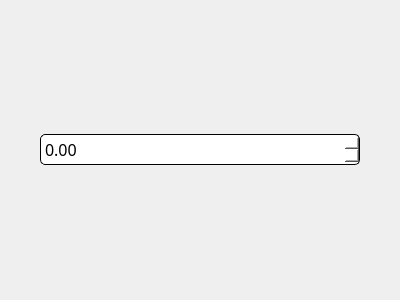
<?xml version="1.0" encoding="UTF-8"?>
<ui version="4.0">
 <class>SpinBox</class>
 <widget class="QWidget" name="SpinBox">
  <property name="geometry">
   <rect>
    <x>0</x>
    <y>0</y>
    <width>400</width>
    <height>300</height>
   </rect>
  </property>
  <property name="windowTitle">
   <string>Form</string>
  </property>
  <layout class="QHBoxLayout" name="horizontalLayout">
   <item>
    <widget class="QWidget" name="fvgnvbghm" native="true">
     <property name="styleSheet">
      <string notr="true">border: 0px solid black; </string>
     </property>
     <layout class="QGridLayout" name="gridLayout_2">
      <item row="0" column="2">
       <spacer name="verticalSpacer">
        <property name="orientation">
         <enum>Qt::Vertical</enum>
        </property>
        <property name="sizeHint" stdset="0">
         <size>
          <width>20</width>
          <height>40</height>
         </size>
        </property>
       </spacer>
      </item>
      <item row="0" column="0">
       <spacer name="verticalSpacer_2">
        <property name="orientation">
         <enum>Qt::Vertical</enum>
        </property>
        <property name="sizeHint" stdset="0">
         <size>
          <width>20</width>
          <height>40</height>
         </size>
        </property>
       </spacer>
      </item>
      <item row="0" column="1">
       <widget class="QDoubleSpinBox" name="Spin">
        <property name="font">
         <font>
          <family>MS Reference Sans Serif</family>
          <pointsize>12</pointsize>
         </font>
        </property>
        <property name="styleSheet">
         <string notr="true">border: 1px solid black; border-radius: 5px; padding: 2px;
background-color: rgb(255, 255, 255);</string>
        </property>
       </widget>
      </item>
     </layout>
    </widget>
   </item>
  </layout>
 </widget>
 <resources/>
 <connections/>
</ui>
